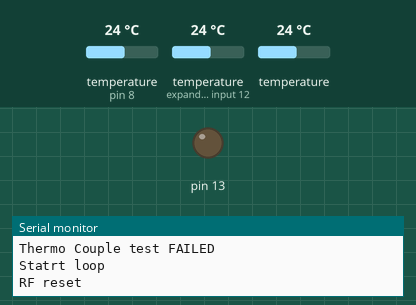
This sketch was run on a simulated Arduino Uno, built with avr-gcc and run on an emulated ATmega328P. Shown: output pins drawn as LEDs (lit = HIGH), the last lines printed to the serial monitor. Inputs (shaded band) come from the test bench; at power-on: temperature (sensors on pin 8, expander input 12) 24 °C, temperature 24 °C. No radio packets arrive unless stated.

Above: at 0.4 s.
At 8.57 s:
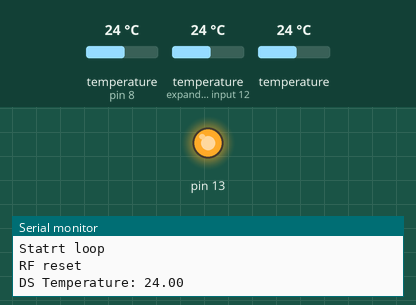
Timing chart, 0 to 8.9 s (numbered marks = the images above):
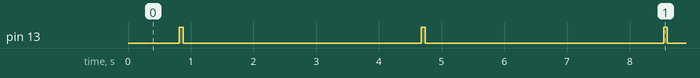

Measured:
- by itself, pin 13: alternates HIGH for 0.06 s and LOW for 3.8 s

The sketch:

RFTransmitter.ino
```cpp
#include <VirtualWire.h>
#include <OneWire.h>

#include <MAX6675.h>

//Thermoo Couple temperature sensor
#define tcCS_PIN 5             // CS pin on MAX6675
#define  tcSO_PIN 6              // SO pin of MAX6675
#define  tcSCK_PIN 7             // SCK pin of MAX6675
#define tcUnits 1            // Units to readout temp (0 = raw, 1 = C, 2 = F)
boolean bTCinitOK=false;
MAX6675 temp(tcCS_PIN,tcSO_PIN,tcSCK_PIN,tcUnits);

#include <DallasTemperature.h>

#define ONE_WIRE_BUS 8

OneWire oneWire(ONE_WIRE_BUS);

DallasTemperature sensors(&oneWire);
int TX_ID = 3; // Transmitter ID address
boolean bDebugMode=true;

typedef struct roverRemoteData// Data Structure
{
int    TX_ID;      // Initialize a storage place for the outgoing TX ID
float    Sensor1Data;// Initialize a storage place for the first integar that you wish to Send
float    Sensor2Data;// Initialize a storage place for the Second integar that you wish to Send
float    Sensor3Data;// Initialize a storage place for the Third integar that you wish to Send
float    Sensor4Data;// Initialize a storage place for the Forth integar that you wish to Send


};
char* msg;

void setup() {
  if(bDebugMode) Serial.begin(9600);
    if (temp.read_temp()>0){
    bTCinitOK=true;
    if (bDebugMode)Serial.println("Thermo Couple test successful");
  }
  else{
    bTCinitOK=false;
    if (bDebugMode)Serial.println("Thermo Couple test FAILED");
  }
  sensors.begin();

  vw_set_ptt_inverted(true); //
  vw_set_tx_pin(12);
  vw_setup(4000);
}

void loop() {
  pinMode(13,OUTPUT);
  if(bDebugMode) Serial.println("Statrt loop");
  struct roverRemoteData payload;// In this section is where you would load the data that needs to be sent.
  if(bDebugMode) Serial.println("RF reset");
  sensors.requestTemperatures();
  //Serial.println("DS Reset");

  float temperature = sensors.getTempCByIndex(0);
  if(bDebugMode) Serial.print("DS Temperature: ");
  if(bDebugMode) Serial.println(temperature);

  payload.TX_ID = TX_ID; // Set the Radio Address
  payload.Sensor1Data =temp.read_temp();// analogRead(Sensor1Pin);
  payload.Sensor2Data =sensors.getTempCByIndex(0);// circle #2
  payload.Sensor3Data =sensors.getTempCByIndex(1);// Boiler room
  payload.Sensor4Data =sensors.getTempCByIndex(2);// Basement

  //dtostrf(temperature, 6, 2, msg);
digitalWrite(13,1);
  vw_send((uint8_t *)&payload, sizeof(payload)); // Send the data
  vw_wait_tx();
digitalWrite(13,0);

  delay(3000);

}
```
